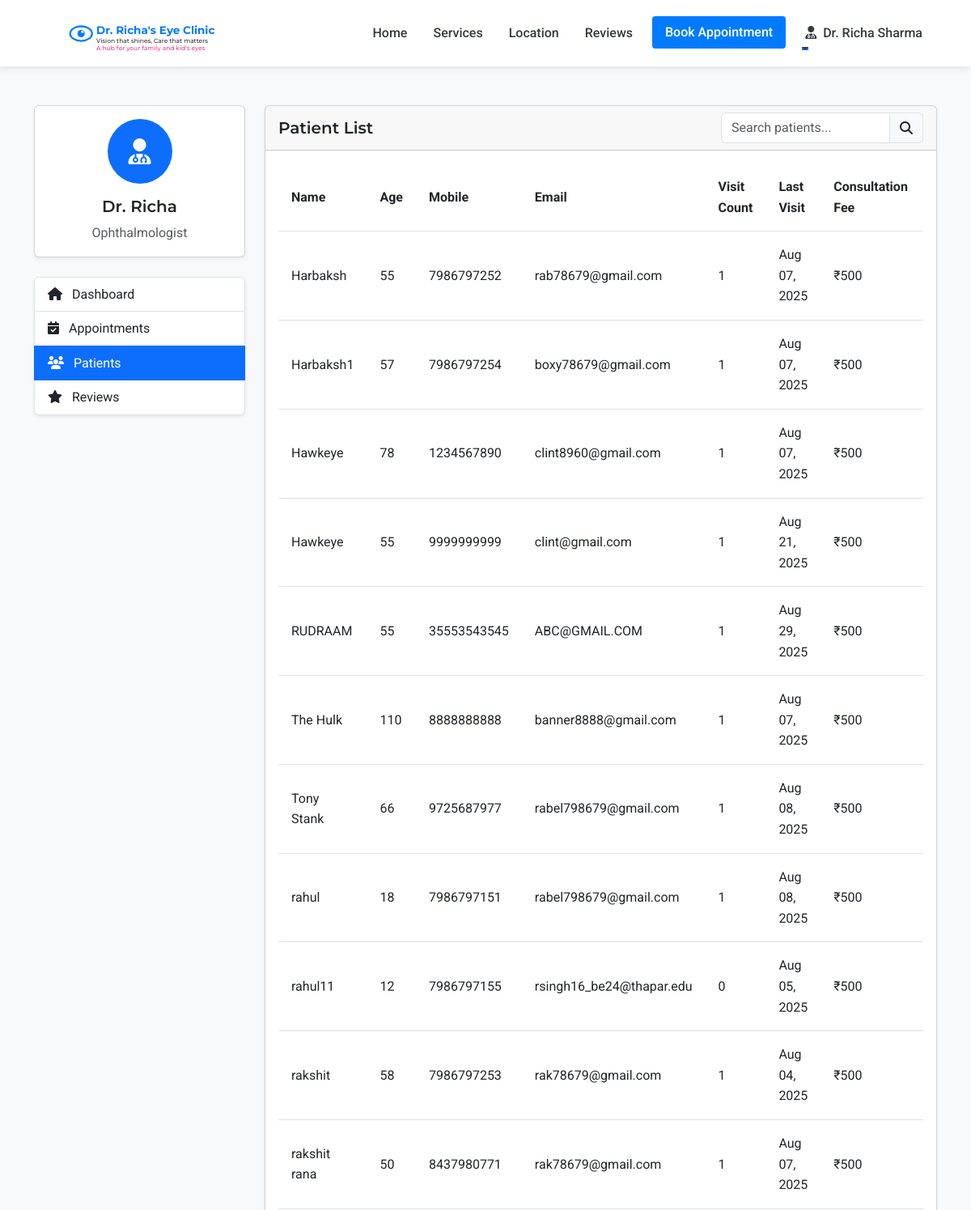
Page /admin/patients (signed in, upper part) on the earlier database version.
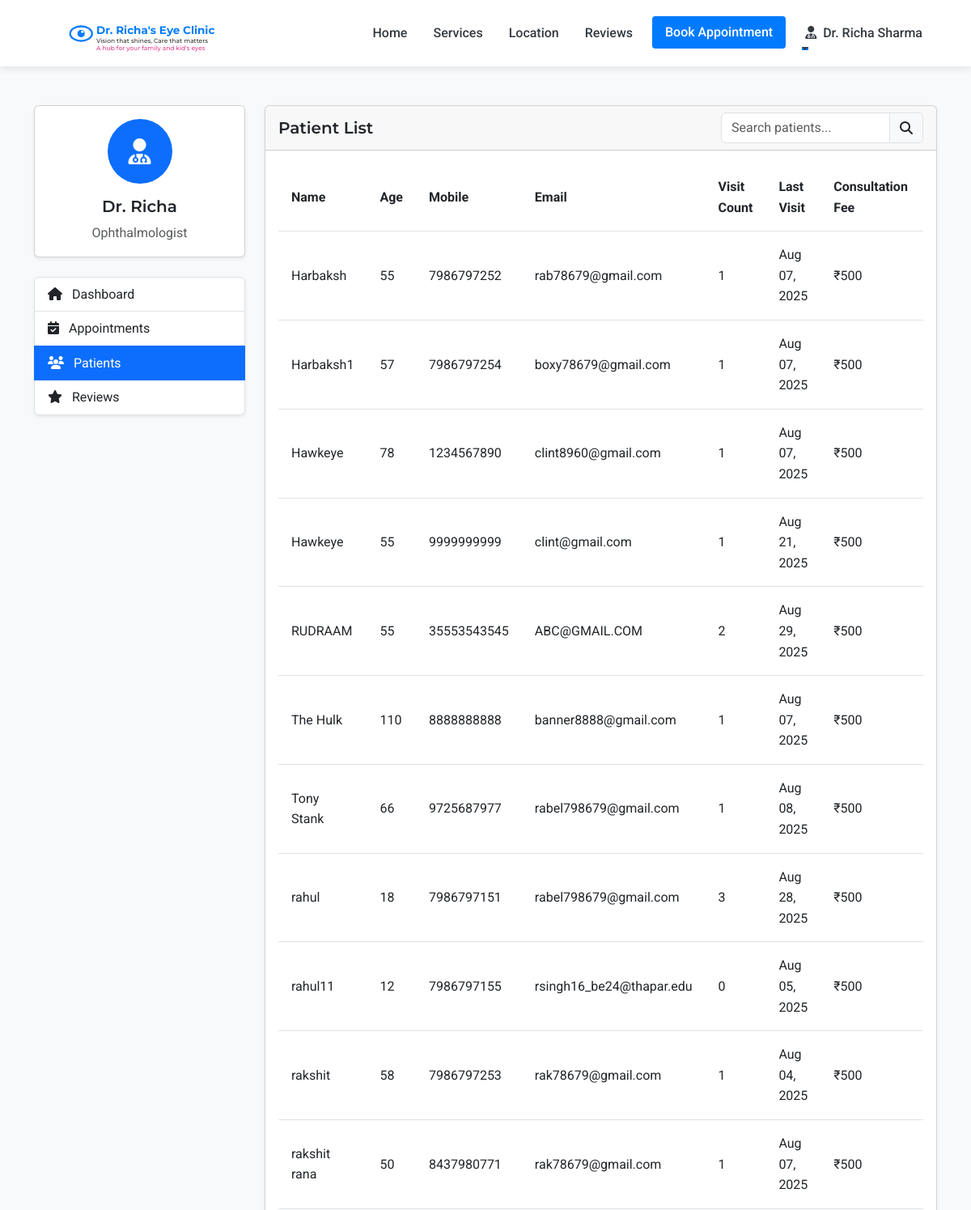
Same page on the later database version.
### models.py (models this page shows, shortened)
class Patient(UserMixin, db.Model):
    id = db.Column(db.Integer, primary_key=True)
    full_name = db.Column(db.String(100), nullable=False)
    mobile_number = db.Column(db.String(15), nullable=False)
    email = db.Column(db.String(100), nullable=True)
    age = db.Column(db.Integer, nullable=False)
    sex = db.Column(db.String(10), nullable=True)
    password_hash = db.Column(db.String(256), nullable=True)
    is_registered = db.Column(db.Boolean, default=False)
    created_at = db.Column(db.DateTime, nullable=False, default=datetime.utcnow)
    appointments = db.relationship('Appointment', backref='patient', lazy=True)
    doctor_prescriptions = db.relationship('DoctorPrescription', backref='patient', lazy=True)
    optometrist_prescriptions = db.relationship('OptometristPrescription', backref='patient', lazy=True)

class Appointment(db.Model):
    id = db.Column(db.Integer, primary_key=True)
    patient_id = db.Column(db.Integer, db.ForeignKey('patient.id'), nullable=False)
    appointment_date = db.Column(db.Date, nullable=False)
    appointment_time = db.Column(db.Time, nullable=False)
    primary_issue = db.Column(db.Text, nullable=True)
    referral_info = db.Column(db.String(255), nullable=True)
    status = db.Column(db.String(20), default='scheduled')  # scheduled, completed, cancelled
    created_at = db.Column(db.DateTime, default=datetime.utcnow)
    consultation_fee = db.Column(db.Float, nullable=False, default=500.0)
    payment_status = db.Column(db.String(20), default='pending')  # pending, paid

### routes.py (the view)
@app.route('/admin/patients')
@login_required
def admin_patients():
    if not (isinstance(current_user, Admin) or isinstance(current_user, Doctor) or isinstance(current_user, Assistant)):
        flash('Access denied. Staff privileges required.', 'danger')
        return redirect(url_for('index'))
    patients = Patient.query.order_by(Patient.full_name).all()
    return render_template('admin/patients.html', patients=patients)

### app.py (called while the page is built)
@login_manager.user_loader
def load_user(user_id):
    from models import Doctor, Assistant, Admin, Patient
    try:
        if user_id.startswith('doctor_'):
            return Doctor.query.get(int(user_id.split('_')[1]))
        elif user_id.startswith('assistant_'):
            return Assistant.query.get(int(user_id.split('_')[1]))
        elif user_id.startswith('admin_'):
            return Admin.query.get(int(user_id.split('_')[1]))
        else:
            return Patient.query.get(int(user_id))
    except (ValueError, AttributeError):
        return None

### routes.py (called while the page is built)
@app.context_processor
def inject_now():
    return {'now': datetime.now()}

### templates/admin/patients.html (shortened to what the changed rows need)
{% extends 'layout.html' %}
{% block content %}
<section class="py-5 bg-light">
    <div class="container">
        <div class="row">
            <div class="col-lg-9">
                <div class="card shadow-sm">
                    <div class="card-body">
                        <div class="table-responsive">
                            <table class="table table-hover" id="patientsTable">
                                <thead>
                                    <tr>
                                        <th>Name</th>
                                        <th>Age</th>
                                        <th>Mobile</th>
                                        <th>Email</th>
                                        <th>Visit Count</th>
                                        <th>Last Visit</th>
                                        <th>Consultation Fee</th>
                                        <th class="text-center">Actions</th>
                                    </tr>
                                </thead>
                                <tbody>
                                    {% for patient in patients %}
                                        <tr>
                                            <td>{{ patient.full_name }}</td>
                                            <td>{{ patient.age }}</td>
                                            <td>{{ patient.mobile_number }}</td>
                                            <td>{{ patient.email }}</td>
                                            <td>{{ patient.appointments|length }}</td>
                                            <td>
                                                {% if patient.appointments %}
                                                    {% set last_appointment = patient.appointments|sort(attribute='appointment_date', reverse=True)|first %}
                                                    {{ last_appointment.appointment_date.strftime('%b %d, %Y') }}
                                                {% else %}
                                                    {{ patient.created_at.strftime('%b %d, %Y') }}
                                                {% endif %}
                                            </td>
                                            <td>₹500</td>
                                            <td>
                                            </td>
                                        </tr>
                                    {% endfor %}
                                </tbody>
                            </table>
                        </div>
                    </div>
                </div>
            </div>
        </div>
    </div>
</section>
{% endblock %}

Differences in the rows shown:
no longer on this page (row unchanged): Appointment: appointment_date "Aug 08, 2025"
computed for Patient "RUDRAAM": appointments|length "1" → "2"
computed for Patient "rahul": appointments|length "1" → "3"
added Appointment: appointment_date "Aug 28, 2025"
